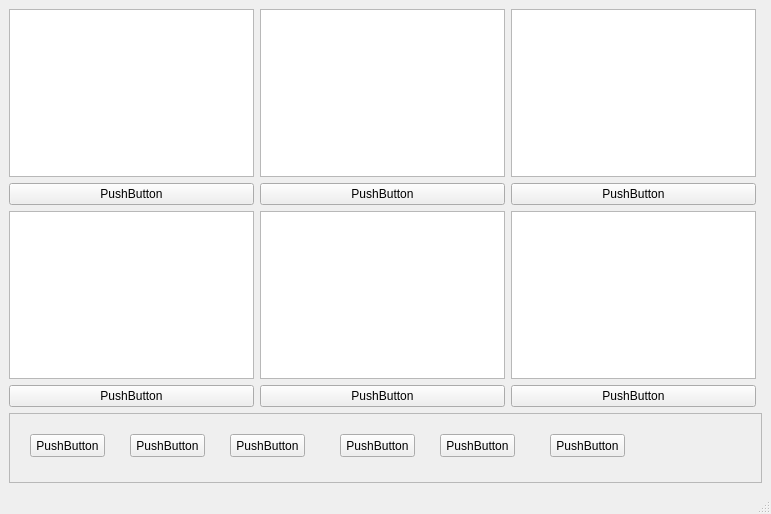
<?xml version="1.0" encoding="UTF-8"?>
<ui version="4.0">
 <class>SinglePlayerGame</class>
 <widget class="QMainWindow" name="SinglePlayerGame">
  <property name="geometry">
   <rect>
    <x>0</x>
    <y>0</y>
    <width>771</width>
    <height>514</height>
   </rect>
  </property>
  <property name="windowTitle">
   <string>MainWindow</string>
  </property>
  <widget class="QWidget" name="centralwidget">
   <layout class="QGridLayout" name="gridLayout_2">
    <item row="0" column="0">
     <layout class="QGridLayout" name="gridLayout">
      <item row="2" column="2">
       <widget class="QGraphicsView" name="picture6"/>
      </item>
      <item row="2" column="1">
       <widget class="QGraphicsView" name="picture5"/>
      </item>
      <item row="0" column="2">
       <widget class="QGraphicsView" name="picture3"/>
      </item>
      <item row="0" column="1">
       <widget class="QGraphicsView" name="picture2"/>
      </item>
      <item row="2" column="0">
       <widget class="QGraphicsView" name="picture4"/>
      </item>
      <item row="0" column="0">
       <widget class="QGraphicsView" name="picture1"/>
      </item>
      <item row="1" column="0">
       <widget class="QPushButton" name="pictureWord1">
        <property name="text">
         <string>PushButton</string>
        </property>
       </widget>
      </item>
      <item row="1" column="1">
       <widget class="QPushButton" name="pictureWord2">
        <property name="text">
         <string>PushButton</string>
        </property>
       </widget>
      </item>
      <item row="1" column="2">
       <widget class="QPushButton" name="pictureWord3">
        <property name="text">
         <string>PushButton</string>
        </property>
       </widget>
      </item>
      <item row="4" column="0">
       <widget class="QPushButton" name="pictureWord4">
        <property name="text">
         <string>PushButton</string>
        </property>
       </widget>
      </item>
      <item row="4" column="1">
       <widget class="QPushButton" name="pictureWord5">
        <property name="text">
         <string>PushButton</string>
        </property>
       </widget>
      </item>
      <item row="4" column="2">
       <widget class="QPushButton" name="pictureWord6">
        <property name="text">
         <string>PushButton</string>
        </property>
       </widget>
      </item>
      <item row="5" column="0" colspan="4">
       <widget class="QScrollArea" name="wordScrollArea">
        <property name="widgetResizable">
         <bool>true</bool>
        </property>
        <widget class="QWidget" name="scrollAreaWidgetContents">
         <property name="geometry">
          <rect>
           <x>0</x>
           <y>0</y>
           <width>738</width>
           <height>77</height>
          </rect>
         </property>
         <widget class="QPushButton" name="pushButton">
          <property name="geometry">
           <rect>
            <x>20</x>
            <y>20</y>
            <width>75</width>
            <height>23</height>
           </rect>
          </property>
          <property name="text">
           <string>PushButton</string>
          </property>
          <property name="checkable">
           <bool>false</bool>
          </property>
         </widget>
         <widget class="QPushButton" name="pushButton_2">
          <property name="geometry">
           <rect>
            <x>120</x>
            <y>20</y>
            <width>75</width>
            <height>23</height>
           </rect>
          </property>
          <property name="text">
           <string>PushButton</string>
          </property>
         </widget>
         <widget class="QPushButton" name="pushButton_3">
          <property name="geometry">
           <rect>
            <x>220</x>
            <y>20</y>
            <width>75</width>
            <height>23</height>
           </rect>
          </property>
          <property name="text">
           <string>PushButton</string>
          </property>
         </widget>
         <widget class="QPushButton" name="pushButton_4">
          <property name="geometry">
           <rect>
            <x>330</x>
            <y>20</y>
            <width>75</width>
            <height>23</height>
           </rect>
          </property>
          <property name="text">
           <string>PushButton</string>
          </property>
         </widget>
         <widget class="QPushButton" name="pushButton_5">
          <property name="geometry">
           <rect>
            <x>430</x>
            <y>20</y>
            <width>75</width>
            <height>23</height>
           </rect>
          </property>
          <property name="text">
           <string>PushButton</string>
          </property>
         </widget>
         <widget class="QPushButton" name="pushButton_6">
          <property name="geometry">
           <rect>
            <x>540</x>
            <y>20</y>
            <width>75</width>
            <height>23</height>
           </rect>
          </property>
          <property name="text">
           <string>PushButton</string>
          </property>
         </widget>
        </widget>
       </widget>
      </item>
     </layout>
    </item>
   </layout>
  </widget>
  <widget class="QMenuBar" name="menubar">
   <property name="geometry">
    <rect>
     <x>0</x>
     <y>0</y>
     <width>771</width>
     <height>24</height>
    </rect>
   </property>
  </widget>
  <widget class="QStatusBar" name="statusbar"/>
 </widget>
 <resources/>
 <connections/>
</ui>
